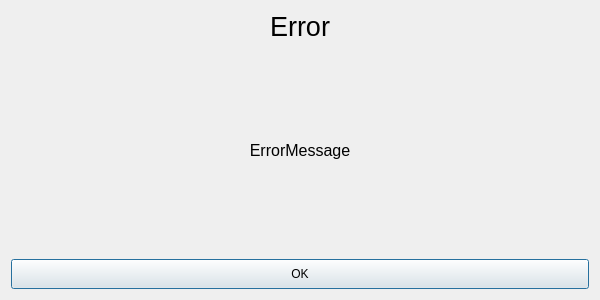
<?xml version="1.0" encoding="UTF-8"?>
<ui version="4.0">
 <class>ErrorWindow</class>
 <widget class="QDialog" name="ErrorWindow">
  <property name="geometry">
   <rect>
    <x>0</x>
    <y>0</y>
    <width>600</width>
    <height>300</height>
   </rect>
  </property>
  <property name="minimumSize">
   <size>
    <width>600</width>
    <height>300</height>
   </size>
  </property>
  <property name="windowTitle">
   <string>Dialog</string>
  </property>
  <layout class="QVBoxLayout" name="verticalLayout_2">
   <item>
    <layout class="QVBoxLayout" name="verticalLayout">
     <item>
      <widget class="QLabel" name="label">
       <property name="minimumSize">
        <size>
         <width>0</width>
         <height>30</height>
        </size>
       </property>
       <property name="maximumSize">
        <size>
         <width>16777215</width>
         <height>30</height>
        </size>
       </property>
       <property name="font">
        <font>
         <pointsize>20</pointsize>
        </font>
       </property>
       <property name="text">
        <string>Error</string>
       </property>
       <property name="alignment">
        <set>Qt::AlignCenter</set>
       </property>
      </widget>
     </item>
     <item>
      <spacer name="verticalSpacer_2">
       <property name="orientation">
        <enum>Qt::Vertical</enum>
       </property>
       <property name="sizeHint" stdset="0">
        <size>
         <width>20</width>
         <height>40</height>
        </size>
       </property>
      </spacer>
     </item>
     <item>
      <widget class="QLabel" name="ErrorMessage">
       <property name="font">
        <font>
         <pointsize>12</pointsize>
        </font>
       </property>
       <property name="text">
        <string>ErrorMessage</string>
       </property>
       <property name="alignment">
        <set>Qt::AlignCenter</set>
       </property>
      </widget>
     </item>
     <item>
      <spacer name="verticalSpacer">
       <property name="orientation">
        <enum>Qt::Vertical</enum>
       </property>
       <property name="sizeHint" stdset="0">
        <size>
         <width>20</width>
         <height>40</height>
        </size>
       </property>
      </spacer>
     </item>
     <item>
      <layout class="QHBoxLayout" name="horizontalLayout">
       <property name="sizeConstraint">
        <enum>QLayout::SetMinimumSize</enum>
       </property>
       <item>
        <widget class="QPushButton" name="OkButton">
         <property name="sizePolicy">
          <sizepolicy hsizetype="Minimum" vsizetype="Fixed">
           <horstretch>0</horstretch>
           <verstretch>0</verstretch>
          </sizepolicy>
         </property>
         <property name="minimumSize">
          <size>
           <width>0</width>
           <height>30</height>
          </size>
         </property>
         <property name="maximumSize">
          <size>
           <width>16777215</width>
           <height>30</height>
          </size>
         </property>
         <property name="text">
          <string>OK</string>
         </property>
        </widget>
       </item>
      </layout>
     </item>
    </layout>
   </item>
  </layout>
 </widget>
 <resources/>
 <connections>
  <connection>
   <sender>OkButton</sender>
   <signal>clicked()</signal>
   <receiver>ErrorWindow</receiver>
   <slot>hide()</slot>
   <hints>
    <hint type="sourcelabel">
     <x>295</x>
     <y>230</y>
    </hint>
    <hint type="destinationlabel">
     <x>299</x>
     <y>149</y>
    </hint>
   </hints>
  </connection>
 </connections>
</ui>
